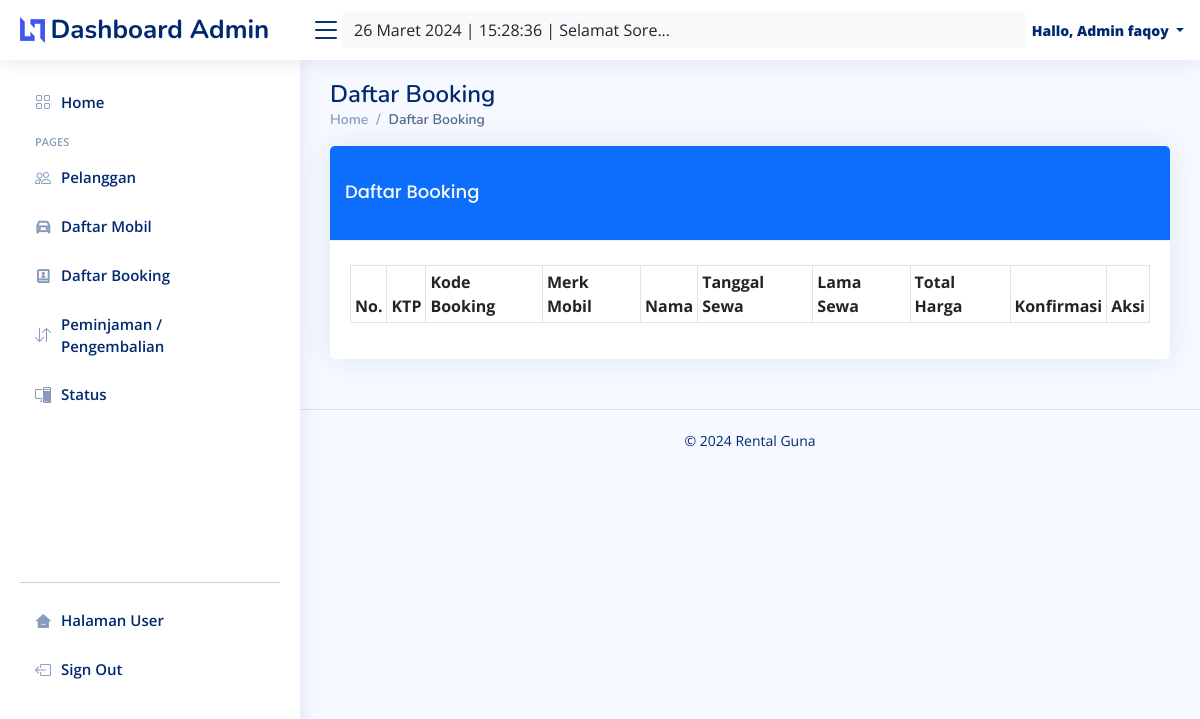
Before: /admin/booking/booking.php (signed in) with the older database file.
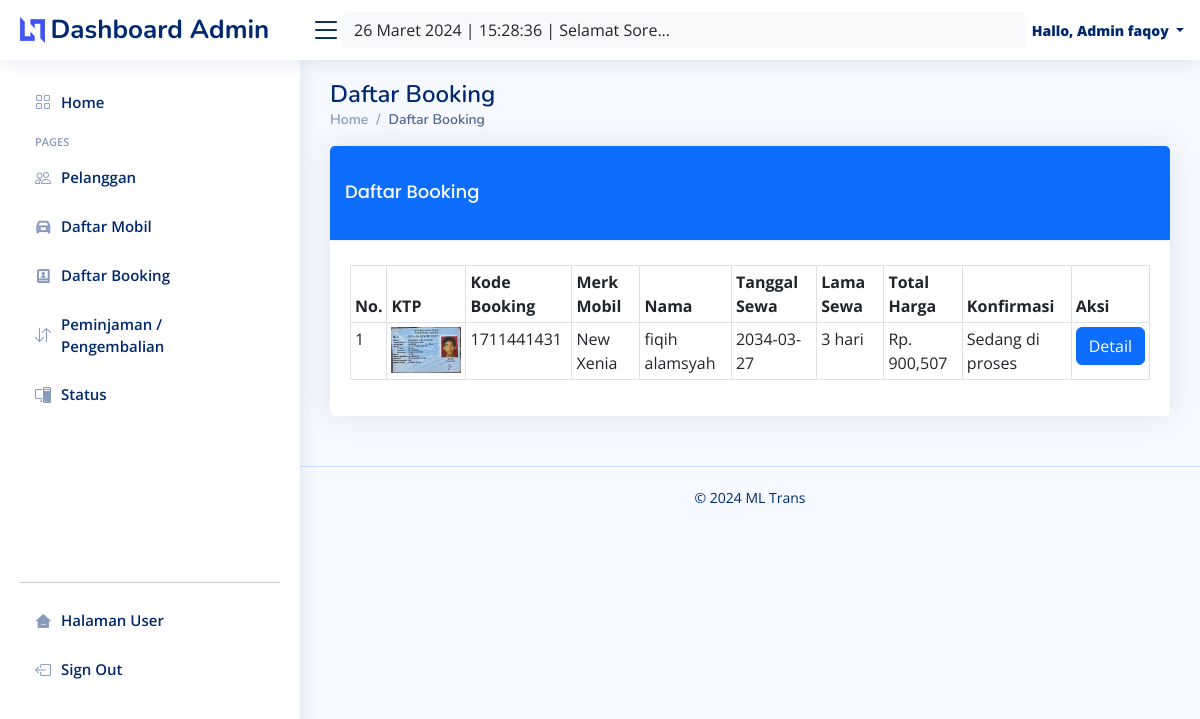
After: the same page with the newer database file.
### tables this page shows
CREATE TABLE `infoweb` (
  `id` int(11) NOT NULL,
  `nama_rental` varchar(255) DEFAULT NULL,
  `telp` varchar(15) DEFAULT NULL,
  `alamat` text DEFAULT NULL,
  `email` varchar(255) DEFAULT NULL,
  `no_rek` text DEFAULT NULL,
  `updated_at` timestamp NOT NULL DEFAULT current_timestamp()
);

CREATE TABLE `booking` (
  `id_booking` int(11) NOT NULL,
  `kode_booking` varchar(255) NOT NULL,
  `id_login` int(11) NOT NULL,
  `id_mobil` int(11) NOT NULL,
  `ktp` varchar(255) NOT NULL,
  `img_ktp` varchar(255) NOT NULL,
  `nama` varchar(255) NOT NULL,
  `alamat` varchar(255) NOT NULL,
  `no_tlp` varchar(15) NOT NULL,
  `tanggal` varchar(255) NOT NULL,
  `lama_sewa` int(11) NOT NULL,
  `total_harga` int(11) NOT NULL,
  `konfirmasi_pembayaran` varchar(255) NOT NULL,
  `tgl_input` varchar(255) NOT NULL
);

CREATE TABLE `mobil` (
  `id_mobil` int(11) NOT NULL,
  `no_plat` varchar(255) NOT NULL,
  `merk` varchar(255) NOT NULL,
  `harga` int(255) NOT NULL,
  `deskripsi` varchar(255) NOT NULL,
  `status` varchar(255) NOT NULL,
  `gambar` text NOT NULL
);

### koneksi/koneksi.php (called while the page is built, shortened)
<?php
$user = 'root';
$pass = '';
$koneksi = new PDO("mysql:host=localhost;dbname=rental_mobil", $user, $pass);
$url = "http://localhost/rental_mobil-master/";
$sql_web = "SELECT * FROM infoweb WHERE id = 1";
$row_web = $koneksi->prepare($sql_web);
$row_web->execute();
$info_web = $row_web->fetch(PDO::FETCH_OBJ);

### admin/booking/booking.php (the view, shortened to what this page needs)
<?php
require '../../koneksi/koneksi.php';
include '../header.php';
if (!empty($_GET['id'])) {
    $id = strip_tags($_GET['id']);
    $sql = "SELECT mobil.merk, booking.* FROM booking JOIN mobil ON
                booking.id_mobil=mobil.id_mobil WHERE id_login = '$id' ORDER BY id_booking DESC";
} else {
    $sql = "SELECT mobil.merk, booking.* FROM booking JOIN mobil ON
                booking.id_mobil=mobil.id_mobil ORDER BY id_booking DESC";
}
$hasil = $koneksi->query($sql)->fetchAll();
?>
<main id="main" class="main">
    <div class="pagetitle">
        <h1>Daftar Booking</h1>
        <nav>
            <ol class="breadcrumb">
                <li class="breadcrumb-item"><a href="<?= $url ?>admin/index.php">Home</a></li>
                <li class="breadcrumb-item active">Daftar Booking</li>
            </ol>
        </nav>
    </div>
    <section class="section dashboard">
        <div class="row">
            <section class="container">
                <div class="card">
                    <div class="card-header text-white bg-primary mb-4">
                        <h5 class="card-title text-light">
                            Daftar Booking
                        </h5>
                    </div>
                    <div class="card-body">
                        <div class="table-responsive">
                            <table class="table table-bordered table-sm">
                                <thead>
                                    <tr>
                                        <th>No. </th>
                                        <th>KTP</th>
                                        <th>Kode Booking</th>
                                        <th>Merk Mobil</th>
                                        <th>Nama </th>
                                        <th>Tanggal Sewa </th>
                                        <th>Lama Sewa </th>
                                        <th>Total Harga</th>
                                        <th>Konfirmasi</th>
                                        <th>Aksi</th>
                                    </tr>
                                </thead>
                                <tbody>
                                    <?php $no = 1;
                                    foreach ($hasil as $isi) { ?>
                                        <tr>
                                            <td><?php echo $no; ?></td>
                                            <td><img src="../../assets/ktp/<?php echo $isi['img_ktp']; ?>" width="70px"></td>
                                            <td><?= $isi['kode_booking']; ?></td>
                                            <td><?= $isi['merk']; ?></td>
                                            <td><?= $isi['nama']; ?></td>
                                            <td><?= $isi['tanggal']; ?></td>
                                            <td><?= $isi['lama_sewa']; ?> hari</td>
                                            <td>Rp. <?= number_format($isi['total_harga']); ?></td>
                                            <td><?= $isi['konfirmasi_pembayaran']; ?></td>
                                            <td>
                                                <a class="btn btn-primary" href="bayar.php?id=<?= $isi['kode_booking']; ?>" role="button">Detail</a>
                                            </td>
                                        </tr>
                                    <?php $no++;
                                    } ?>
                                </tbody>
                            </table>
                        </div>
                    </div>
                </div>
            </section>
        </div>
    </section>
</main>
<?php include '../footer.php'; ?>

### admin/footer.php (shortened to what this page needs)
<footer id="footer" class="footer">
  <div class="copyright">
    &copy; <?= date('Y'); ?> <?= $info_web->nama_rental; ?>
  </div>
</footer>
</body>
</html>

Changed rows visible on the page:
added booking: img_ktp (picture), kode_booking "1711441431", id_mobil.merk "New Xenia", nama "fiqih alamsyah", tanggal "2034-03-27", lama_sewa "3", total_harga "900,507", konfirmasi_pembayaran "Sedang di proses"
changed infoweb: nama_rental "Rental Guna" → "ML Trans"
